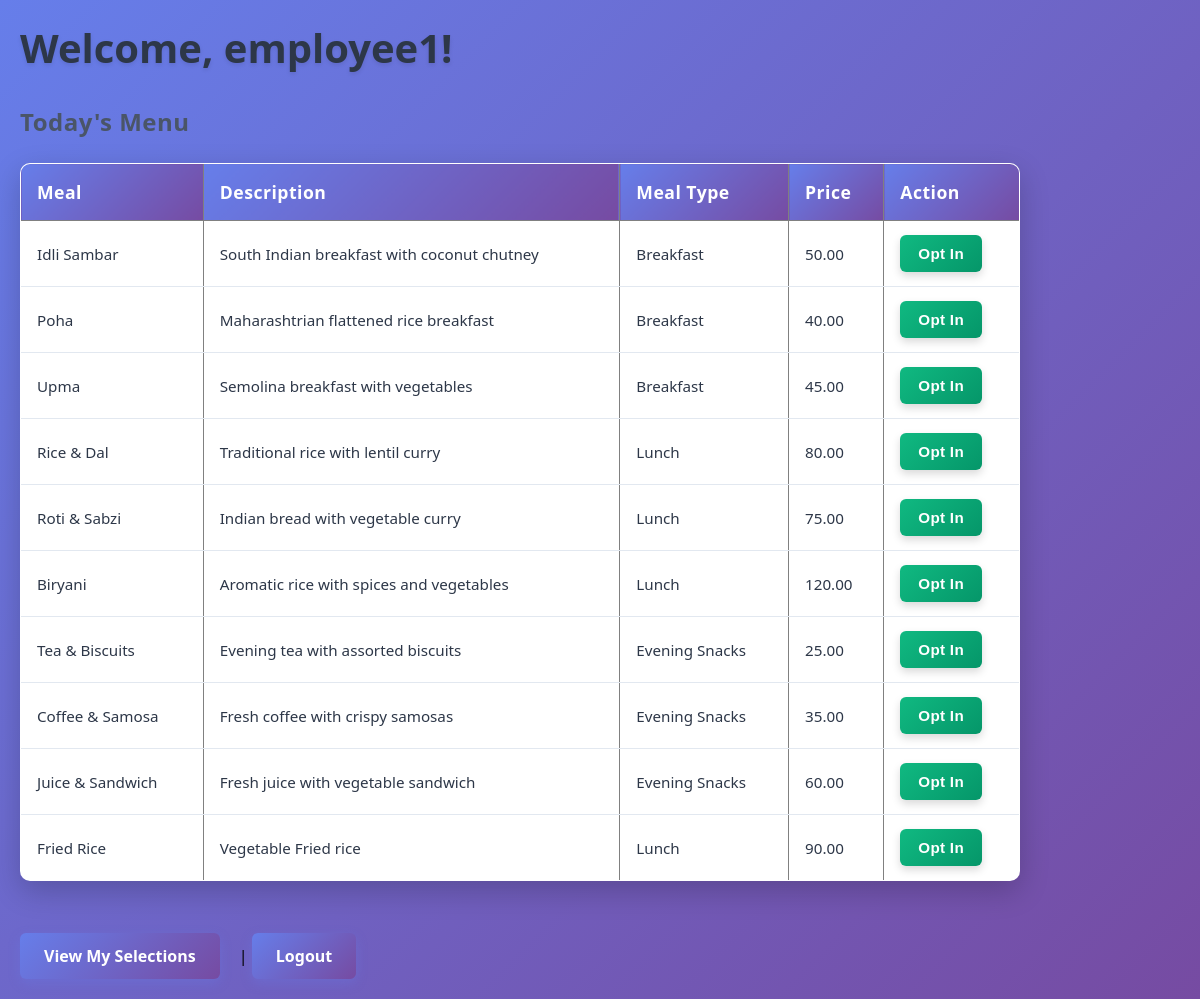
Screenshot of /employee_home/ (signed in) with the database file from the repository.
### canteen/models.py (models this page shows, shortened)
class Menu(models.Model):
    MEAL_CHOICES = [
        ('breakfast', 'Breakfast'),
        ('lunch', 'Lunch'),
        ('snacks', 'Evening Snacks'),
    ]
    name = models.CharField(max_length=100)
    description = models.TextField(blank=True)
    meal_type = models.CharField(max_length=20, choices=MEAL_CHOICES)
    price = models.DecimalField(max_digits=6, decimal_places=2)
    available = models.BooleanField(default=True)

### canteen/views.py (the view, shortened to what this page needs)
# urls.py: path('employee_home/', views.employee_home, name='employee_home'),
@login_required
def employee_home(request):
    user = request.user
    menu_items = Menu.objects.filter(available=True)  # show all available items
    selections = MealSelection.objects.filter(user=user, date=date.today())
    opted_items = [sel.menu_item.id for sel in selections if sel.opted]
    return render(request, 'canteen/employee_home.html', {
        'user': user,
        'menu_items': menu_items,
        'opted_items': opted_items
    })

### canteen/templates/canteen/employee_home.html (shortened to what this page needs)
<!DOCTYPE html>
<html>
<head>
{% load static %}
    <link rel="stylesheet" href="{% static 'canteen/css/employe.css' %}">
</head>
<body>
<h2>Welcome, {{ user.username }}!</h2>
<h3>Today's Menu</h3>
<table border="1">
  <tr>
    <th>Meal</th>
    <th>Description</th>
    <th>Meal Type</th>
    <th>Price</th>
    <th>Action</th>
  </tr>
  {% for item in menu_items %}
  <tr>
    <td>{{ item.name }}</td>
    <td>{{ item.description }}</td>
    <td>{{ item.get_meal_type_display }}</td>
    <td>{{ item.price }}</td>
    <td>
      <form method="POST" style="display:inline;">
        {% if item.id in opted_items %}
          <button type="submit" name="action" value="opt_out">Cancel</button>
        {% else %}
          <button type="submit" name="action" value="opt_in">Opt In</button>
        {% endif %}
      </form>
    </td>
  </tr>
  {% endfor %}
</table>
<br>
<a href="{% url 'my_selections' %}">View My Selections</a> |
<a href="{% url 'logout_view' %}">Logout</a>
</body>
</html>

### canteen/static/canteen/css/employe.css (style rules this page uses)
* { margin: 0; padding: 0; box-sizing: border-box; }
body { font-family: 'Segoe UI', Tahoma, Geneva, Verdana, sans-serif; background: linear-gradient(135deg, #667eea 0%, #764ba2 100%); min-height: 100vh; padding: 20px; }
h2 { color: #2d3748; font-size: 2.5rem; margin-bottom: 10px; text-shadow: 0 2px 4px rgba(0, 0, 0, 0.1); font-weight: 700; }
h3 { color: #4a5568; font-size: 1.5rem; margin-bottom: 25px; margin-top: 30px; font-weight: 600; letter-spacing: 0.5px; }
table { width: 100%; max-width: 1000px; border-collapse: collapse; background: white; border-radius: 10px; overflow: hidden; box-shadow: 0 10px 30px rgba(0, 0, 0, 0.2); animation: slideUp 0.6s ease-out; }
table th { background: linear-gradient(135deg, #667eea 0%, #764ba2 100%); color: white; padding: 16px; text-align: left; font-weight: 600; font-size: 1.1rem; letter-spacing: 0.5px; }
table td { padding: 14px 16px; border-bottom: 1px solid #e2e8f0; font-size: 0.95rem; color: #2d3748; }
table tr { transition: all 0.3s ease; }
table tbody tr:last-child td { border-bottom: none; }
button { padding: 10px 18px; border: none; border-radius: 6px; font-size: 0.95rem; font-weight: 600; cursor: pointer; transition: all 0.3s ease; letter-spacing: 0.3px; box-shadow: 0 4px 8px rgba(0, 0, 0, 0.15); }
button[name="action"][value="opt_in"] { background: linear-gradient(135deg, #10b981 0%, #059669 100%); color: white; }
form { display: inline; }
a { display: inline-block; margin-top: 30px; padding: 12px 24px; margin-right: 15px; background: linear-gradient(135deg, #667eea 0%, #764ba2 100%); color: white; text-decoration: none; border-radius: 6px; font-weight: 600; transition: all 0.3s ease; box-shadow: 0 4px 12px rgba(102, 126, 234, 0.3); }

### rows the page displays
Menu: name "Idli Sambar", description "South Indian breakfast with coconut chutney", meal_type "Breakfast", price "50.00", shows "Opt In"
Menu: name "Poha", description "Maharashtrian flattened rice breakfast", meal_type "Breakfast", price "40.00", shows "Opt In"
Menu: name "Upma", description "Semolina breakfast with vegetables", meal_type "Breakfast", price "45.00", shows "Opt In"
Menu: name "Rice & Dal", description "Traditional rice with lentil curry", meal_type "Lunch", price "80.00", shows "Opt In"
Menu: name "Roti & Sabzi", description "Indian bread with vegetable curry", meal_type "Lunch", price "75.00", shows "Opt In"
Menu: name "Biryani", description "Aromatic rice with spices and vegetables", meal_type "Lunch", price "120.00", shows "Opt In"
Menu: name "Tea & Biscuits", description "Evening tea with assorted biscuits", meal_type "Evening Snacks", price "25.00", shows "Opt In"
Menu: name "Coffee & Samosa", description "Fresh coffee with crispy samosas", meal_type "Evening Snacks", price "35.00", shows "Opt In"
Menu: name "Juice & Sandwich", description "Fresh juice with vegetable sandwich", meal_type "Evening Snacks", price "60.00", shows "Opt In"
Menu: name "Fried Rice", description "Vegetable Fried rice", meal_type "Lunch", price "90.00", shows "Opt In"

### other values shown
{{ user.username }} "employee1"
